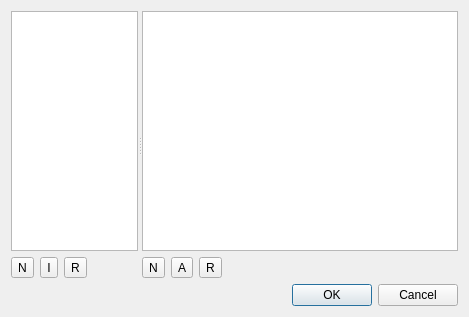
<?xml version="1.0" encoding="UTF-8"?>
<ui version="4.0">
 <class>QtResourceEditorDialog</class>
 <widget class="QDialog" name="QtResourceEditorDialog">
  <property name="windowTitle">
   <string>Dialog</string>
  </property>
  <property name="geometry">
   <rect>
    <x>0</x>
    <y>0</y>
    <width>469</width>
    <height>317</height>
   </rect>
  </property>
  <layout class="QVBoxLayout" name="verticalLayout">
   <item>
    <widget class="QSplitter" name="splitter">
     <property name="orientation">
      <enum>Qt::Horizontal</enum>
     </property>
     <property name="childrenCollapsible">
      <bool>false</bool>
     </property>
     <widget class="QWidget" name="qrcLayoutWidget">
      <layout class="QGridLayout" name="qrcLayout">
       <item row="0" column="0" colspan="4">
        <widget class="QListWidget" name="qrcFileList">
         <property name="sizePolicy">
          <sizepolicy hsizetype="Ignored" vsizetype="Expanding">
           <horstretch>0</horstretch>
           <verstretch>0</verstretch>
          </sizepolicy>
         </property>
        </widget>
       </item>
       <item row="1" column="0">
        <widget class="QToolButton" name="newQrcButton">
         <property name="text">
          <string>N</string>
         </property>
         <property name="toolTip">
          <string>New Resource File</string>
         </property>
        </widget>
       </item>
       <item row="1" column="2">
        <widget class="QToolButton" name="removeQrcButton">
         <property name="text">
          <string>R</string>
         </property>
         <property name="toolTip">
          <string>Remove Resource File</string>
         </property>
        </widget>
       </item>
       <item row="1" column="3">
        <spacer>
         <property name="sizeType">
          <enum>QSizePolicy::Ignored</enum>
         </property>
         <property name="sizeHint" stdset="0">
          <size>
           <width>21</width>
           <height>20</height>
          </size>
         </property>
         <property name="orientation">
          <enum>Qt::Horizontal</enum>
         </property>
        </spacer>
       </item>
       <item row="1" column="1">
        <widget class="QToolButton" name="importQrcButton">
         <property name="text">
          <string>I</string>
         </property>
        </widget>
       </item>
      </layout>
     </widget>
     <widget class="QWidget" name="resourceLayoutWidget">
      <layout class="QGridLayout" name="resourceLayout">
       <item row="0" column="0" colspan="4">
        <widget class="QTreeView" name="resourceTreeView"/>
       </item>
       <item row="1" column="0">
        <widget class="QToolButton" name="newResourceButton">
         <property name="text">
          <string>N</string>
         </property>
         <property name="toolTip">
          <string>New Resource</string>
         </property>
        </widget>
       </item>
       <item row="1" column="1">
        <widget class="QToolButton" name="addResourceButton">
         <property name="text">
          <string>A</string>
         </property>
        </widget>
       </item>
       <item row="1" column="2">
        <widget class="QToolButton" name="removeResourceButton">
         <property name="text">
          <string>R</string>
         </property>
         <property name="toolTip">
          <string>Remove Resource</string>
         </property>
        </widget>
       </item>
       <item row="1" column="3">
        <spacer name="horizontalSpacer">
         <property name="sizeHint" stdset="0">
          <size>
           <width>40</width>
           <height>20</height>
          </size>
         </property>
         <property name="orientation">
          <enum>Qt::Horizontal</enum>
         </property>
        </spacer>
       </item>
      </layout>
     </widget>
    </widget>
   </item>
   <item>
    <widget class="QDialogButtonBox" name="buttonBox">
     <property name="standardButtons">
      <set>QDialogButtonBox::Cancel|QDialogButtonBox::Ok</set>
     </property>
     <property name="orientation">
      <enum>Qt::Horizontal</enum>
     </property>
    </widget>
   </item>
  </layout>
 </widget>
 <resources/>
 <connections>
  <connection>
   <sender>buttonBox</sender>
   <signal>accepted()</signal>
   <receiver>QtResourceEditorDialog</receiver>
   <slot>accept()</slot>
   <hints>
    <hint type="sourcelabel">
     <x>248</x>
     <y>254</y>
    </hint>
    <hint type="destinationlabel">
     <x>157</x>
     <y>274</y>
    </hint>
   </hints>
  </connection>
  <connection>
   <sender>buttonBox</sender>
   <signal>rejected()</signal>
   <receiver>QtResourceEditorDialog</receiver>
   <slot>reject()</slot>
   <hints>
    <hint type="sourcelabel">
     <x>316</x>
     <y>260</y>
    </hint>
    <hint type="destinationlabel">
     <x>286</x>
     <y>274</y>
    </hint>
   </hints>
  </connection>
 </connections>
</ui>
